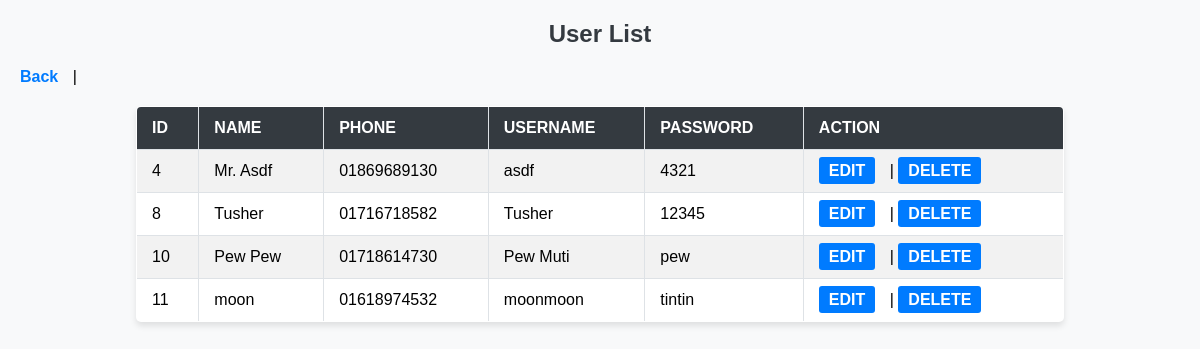
The app's page /Online_Shop/View/userlist.php (signed in) with its own data.
### tables this page shows
CREATE TABLE `employee` (
  `id` int(11) NOT NULL,
  `name` varchar(100) NOT NULL,
  `phone` varchar(15) NOT NULL,
  `user_name` varchar(100) NOT NULL,
  `password` varchar(50) NOT NULL
);

### Online_Shop/Model/userModel.php (called while the page is built, shortened)
<?php
function getConnection() {
    $con = mysqli_connect('127.0.0.1', 'root', '', 'online_shop');
    return $con;
}
function getAllUser() {
    $con = getConnection();
    $sql = "SELECT * FROM employee";
    $result = mysqli_query($con, $sql);
    $employees= [];
    if ($result) {
        while ($row = mysqli_fetch_assoc($result)) {
            $employees[] = $row;
        }
        return $employees;
    }
}
?>

### Online_Shop/View/userList.php (the view, shortened to what this page needs)
<?php
require_once('../Model/userModel.php');
if (isset($_COOKIE['flag'])) {
    ?>
    <html lang="en">
    <head>
        <link rel="stylesheet" type="text/css" href="../assets/css/userList.css">
    </head>
    <body>
    <h2>User List</h2>
    <a href="welcome.php">Back</a> |
    <table border=1>
        <tr>
            <th>ID</th>
            <th>Name</th>
            <th>Phone</th>
            <th>Username</th>
            <th>Password</th>
            <th>Action</th>
        </tr>
        <?php
        $employees = getAllUser();
        foreach ($employees as $employee) {
            ?>
            <tr>
                <td><?php echo $employee['id']; ?></td>
                <td><?php echo $employee['name']; ?></td>
                <td><?php echo $employee['phone']; ?></td>
                <td><?php echo $employee['user_name']; ?></td>
                <td><?php echo $employee['password']; ?></td>
                <td>
                    <a href='updateUser.php?id=<?=$employee['user']?>'>EDIT</a> |
                    <a href='deleteUser.php?id=<?=$employee['id']?>'>DELETE</a>
                </td>
            </tr>
        <?php } ?>
    </table>
    </body>
    </html>
    <?php
} else {
    header('location: login.html');
}
?>

### Online_Shop/assets/css/userList.css (style rules this page uses)
body { font-family: Arial, sans-serif; background-color: #f8f9fa; margin: 0; padding: 20px; }
h2 { color: #343a40; text-align: center; }
a { text-decoration: none; color: #007bff; font-weight: bold; margin-right: 10px; }
table { width: 80%; margin: 20px auto; border-collapse: collapse; background-color: #ffffff; box-shadow: 0 4px 6px rgba(0, 0, 0, 0.1); border-radius: 5px; overflow: hidden; }
table th, table td { padding: 12px 15px; text-align: left; border: 1px solid #dee2e6; }
table th { background-color: #343a40; color: #ffffff; text-transform: uppercase; }
table tr:nth-child(even) { background-color: #f2f2f2; }
table a { padding: 5px 10px; background-color: #007bff; color: #ffffff; border-radius: 3px; transition: background-color 0.3s; }

### records on screen
employee: id "4", name "Mr. Asdf", phone "01869689130", user_name "asdf", password "4321"
employee: id "8", name "Tusher", phone "01716718582", user_name "Tusher", password "12345"
employee: id "10", name "Pew Pew", phone "01718614730", user_name "Pew Muti", password "pew"
employee: id "11", name "moon", phone "01618974532", user_name "moonmoon", password "tintin"
